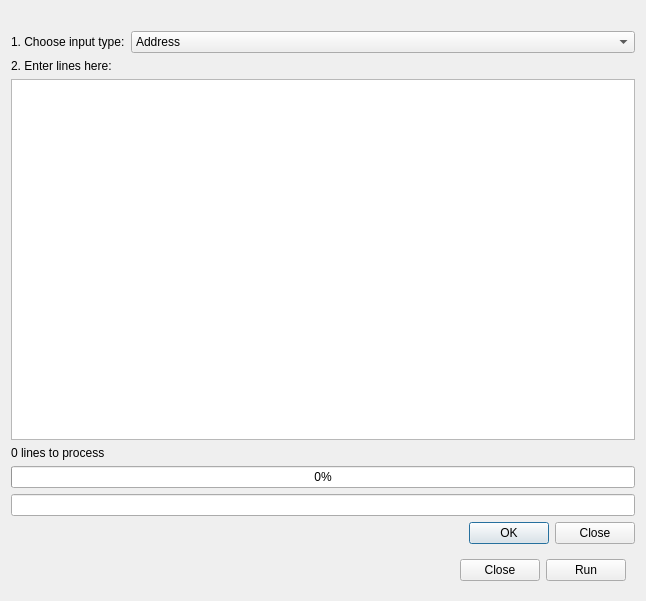
<?xml version="1.0" encoding="UTF-8"?>
<ui version="4.0">
 <class>GeocodingForm</class>
 <widget class="QDialog" name="GeocodingForm">
  <property name="geometry">
   <rect>
    <x>0</x>
    <y>0</y>
    <width>646</width>
    <height>601</height>
   </rect>
  </property>
  <property name="sizePolicy">
   <sizepolicy hsizetype="Preferred" vsizetype="Preferred">
    <horstretch>0</horstretch>
    <verstretch>0</verstretch>
   </sizepolicy>
  </property>
  <property name="windowTitle">
   <string>Geoapify Geocoding</string>
  </property>
  <property name="styleSheet">
   <string notr="true">QGroupBox {
border: none
}</string>
  </property>
  <property name="sizeGripEnabled">
   <bool>false</bool>
  </property>
  <layout class="QVBoxLayout" name="verticalLayout_2">
   <item>
    <layout class="QVBoxLayout" name="verticalLayout">
     <item>
      <widget class="QGroupBox" name="formGroupBox">
       <property name="enabled">
        <bool>true</bool>
       </property>
       <property name="accessibleDescription">
        <string/>
       </property>
       <property name="autoFillBackground">
        <bool>false</bool>
       </property>
       <property name="styleSheet">
        <string notr="true">QGroupBox {
border: none
}</string>
       </property>
       <property name="flat">
        <bool>true</bool>
       </property>
       <property name="checkable">
        <bool>false</bool>
       </property>
       <layout class="QFormLayout" name="formLayout_2">
        <property name="leftMargin">
         <number>0</number>
        </property>
        <property name="topMargin">
         <number>20</number>
        </property>
        <property name="rightMargin">
         <number>0</number>
        </property>
        <property name="bottomMargin">
         <number>0</number>
        </property>
        <item row="0" column="0">
         <widget class="QLabel" name="label">
          <property name="text">
           <string>1. Choose input type:</string>
          </property>
          <property name="margin">
           <number>-1</number>
          </property>
         </widget>
        </item>
        <item row="0" column="1">
         <widget class="QComboBox" name="inputType">
          <property name="styleSheet">
           <string notr="true"/>
          </property>
          <item>
           <property name="text">
            <string>Address</string>
           </property>
          </item>
          <item>
           <property name="text">
            <string>Latitude,Longitude</string>
           </property>
          </item>
          <item>
           <property name="text">
            <string>Longitude,Latitude</string>
           </property>
          </item>
         </widget>
        </item>
       </layout>
      </widget>
     </item>
     <item>
      <widget class="QLabel" name="addressLabel">
       <property name="text">
        <string>2. Enter lines here:</string>
       </property>
       <property name="margin">
        <number>2</number>
       </property>
      </widget>
     </item>
     <item>
      <widget class="QTextEdit" name="addressList">
       <property name="placeholderText">
        <string/>
       </property>
      </widget>
     </item>
     <item>
      <widget class="QLabel" name="stepLabel">
       <property name="text">
        <string>0 lines to process</string>
       </property>
      </widget>
     </item>
     <item>
      <widget class="QProgressBar" name="progressBar">
       <property name="value">
        <number>0</number>
       </property>
      </widget>
     </item>
     <item>
      <widget class="QLineEdit" name="address">
       <property name="text">
        <string/>
       </property>
      </widget>
     </item>
     <item>
      <widget class="QDialogButtonBox" name="buttonBox">
       <property name="orientation">
        <enum>Qt::Horizontal</enum>
       </property>
       <property name="standardButtons">
        <set>QDialogButtonBox::Close|QDialogButtonBox::Ok</set>
       </property>
      </widget>
     </item>
     <item alignment="Qt::AlignRight">
      <widget class="QGroupBox" name="gridGroupBox">
       <property name="sizePolicy">
        <sizepolicy hsizetype="Fixed" vsizetype="Preferred">
         <horstretch>0</horstretch>
         <verstretch>0</verstretch>
        </sizepolicy>
       </property>
       <property name="flat">
        <bool>true</bool>
       </property>
       <layout class="QHBoxLayout" name="horizontalLayout">
        <item>
         <widget class="QPushButton" name="closeButton">
          <property name="minimumSize">
           <size>
            <width>80</width>
            <height>0</height>
           </size>
          </property>
          <property name="maximumSize">
           <size>
            <width>614</width>
            <height>16777215</height>
           </size>
          </property>
          <property name="text">
           <string>Close</string>
          </property>
         </widget>
        </item>
        <item>
         <widget class="QPushButton" name="runButton">
          <property name="minimumSize">
           <size>
            <width>80</width>
            <height>0</height>
           </size>
          </property>
          <property name="text">
           <string>Run</string>
          </property>
         </widget>
        </item>
       </layout>
      </widget>
     </item>
    </layout>
   </item>
  </layout>
 </widget>
 <tabstops>
  <tabstop>addressList</tabstop>
  <tabstop>address</tabstop>
 </tabstops>
 <resources/>
 <connections>
  <connection>
   <sender>buttonBox</sender>
   <signal>clicked(QAbstractButton*)</signal>
   <receiver>GeocodingForm</receiver>
   <slot>accept()</slot>
   <hints>
    <hint type="sourcelabel">
     <x>263</x>
     <y>554</y>
    </hint>
    <hint type="destinationlabel">
     <x>157</x>
     <y>274</y>
    </hint>
   </hints>
  </connection>
  <connection>
   <sender>buttonBox</sender>
   <signal>clicked(QAbstractButton*)</signal>
   <receiver>GeocodingForm</receiver>
   <slot>reject()</slot>
   <hints>
    <hint type="sourcelabel">
     <x>331</x>
     <y>554</y>
    </hint>
    <hint type="destinationlabel">
     <x>286</x>
     <y>274</y>
    </hint>
   </hints>
  </connection>
  <connection>
   <sender>inputType</sender>
   <signal>currentIndexChanged(int)</signal>
   <receiver>GeocodingForm</receiver>
   <slot>updateListPlaceholder()</slot>
   <hints>
    <hint type="sourcelabel">
     <x>388</x>
     <y>46</y>
    </hint>
    <hint type="destinationlabel">
     <x>322</x>
     <y>300</y>
    </hint>
   </hints>
  </connection>
  <connection>
   <sender>runButton</sender>
   <signal>clicked()</signal>
   <receiver>GeocodingForm</receiver>
   <slot>toggleProcessing()</slot>
   <hints>
    <hint type="sourcelabel">
     <x>580</x>
     <y>567</y>
    </hint>
    <hint type="destinationlabel">
     <x>322</x>
     <y>300</y>
    </hint>
   </hints>
  </connection>
  <connection>
   <sender>closeButton</sender>
   <signal>clicked()</signal>
   <receiver>GeocodingForm</receiver>
   <slot>close()</slot>
   <hints>
    <hint type="sourcelabel">
     <x>486</x>
     <y>567</y>
    </hint>
    <hint type="destinationlabel">
     <x>322</x>
     <y>300</y>
    </hint>
   </hints>
  </connection>
  <connection>
   <sender>addressList</sender>
   <signal>textChanged()</signal>
   <receiver>GeocodingForm</receiver>
   <slot>addressListChanged()</slot>
   <hints>
    <hint type="sourcelabel">
     <x>322</x>
     <y>261</y>
    </hint>
    <hint type="destinationlabel">
     <x>322</x>
     <y>300</y>
    </hint>
   </hints>
  </connection>
 </connections>
 <slots>
  <slot>updateListPlaceholder()</slot>
  <slot>toggleProcessing()</slot>
  <slot>addressListChanged()</slot>
 </slots>
</ui>
